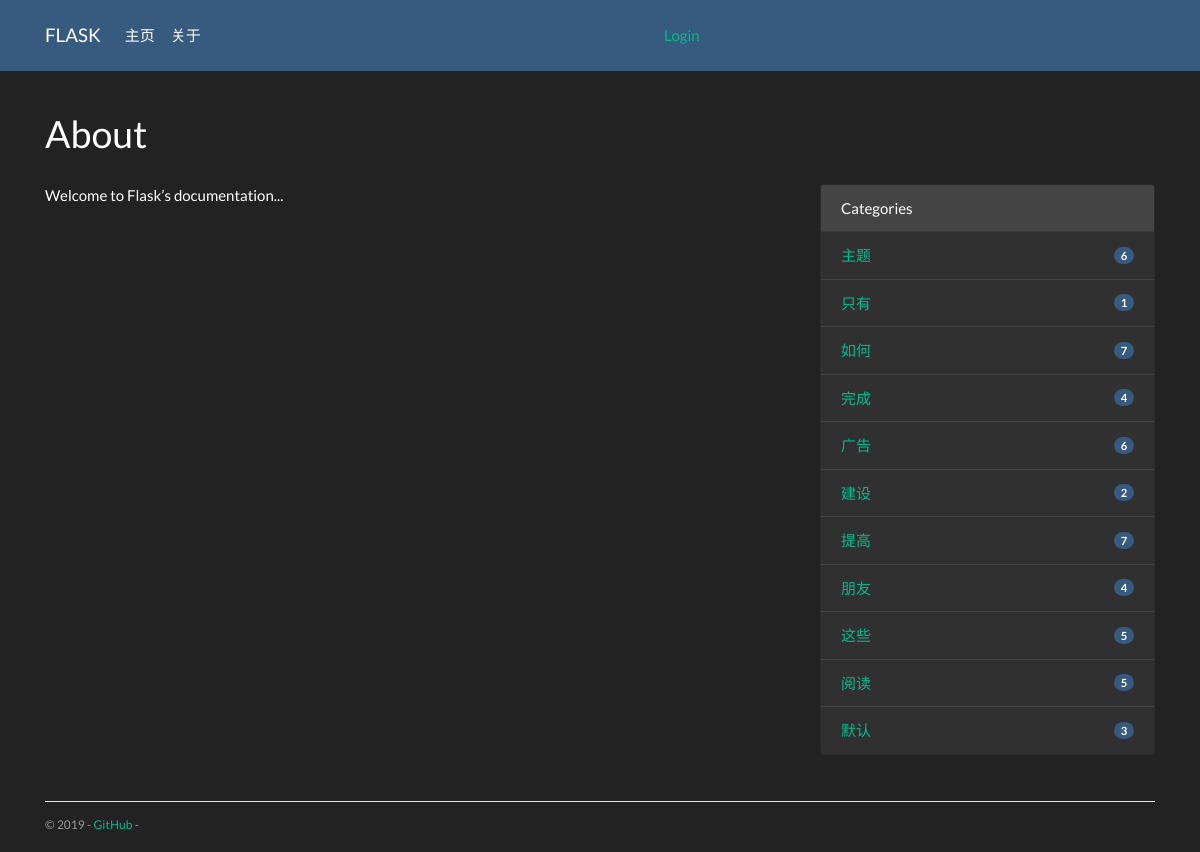
/about, run on the app's committed database.
### blue/models.py (models this page shows, shortened)
class Admin(db.Model, UserMixin):
    id = db.Column(db.Integer, primary_key=True)
    username = db.Column(db.String(20))
    password_hash = db.Column(db.String(128))
    blog_title = db.Column(db.String(60))
    blog_sub_title = db.Column(db.String(100))
    name = db.Column(db.String(30))
    about = db.Column(db.Text)

class Category(db.Model):
    id = db.Column(db.Integer, primary_key=True)
    name = db.Column(db.String(30), unique=True)
    posts = db.relationship('Post', back_populates='category')

### blue/blueprints/blog.py (the view)
@blog_bp.route('/about')
def about():
    return render_template('blog/about.html')

### blue/__init__.py (called while the page is built)
def register_template_context(app):
    @app.context_processor
    def make_template_context():
        admin = Admin.query.first()
        categories = Category.query.order_by(Category.name).all()
        if current_user.is_authenticated:
            unread_comments = Comment.query.filter_by(reviewed=False).count()
        else:
            unread_comments = None
        return dict(
            admin=admin, categories=categories,
            unread_comments=unread_comments)

def register_request_handlers(app):
    @app.after_request
    def query_profiler(response):
        for q in get_debug_queries():
            if q.duration >= app.config['BLUELOG_SLOW_QUERY_THRESHOLD']:
                app.logger.warning(
                    'Slow query: Duration: %fs\n Context: %s\nQuery: %s\n '
                    % (q.duration, q.context, q.statement)
                )
        return response

### blue/templates/blog/about.html (shortened to what this page needs)
{% extends 'base.html' %}
{% block content %}
    <div class="page-header">
        <h1>About</h1>
    </div>
    <div class="row">
        <div class="col-sm-8">
            {{ admin.about|safe }}
        </div>
        <div class="col-sm-4 sidebar">
            {% include "blog/_sidebar.html" %}
        </div>
    </div>
{% endblock %}

### blue/templates/base.html (shortened to what this page needs)
{% from 'bootstrap/nav.html' import render_nav_item %}
<!DOCTYPE html>
<html lang="en">
<head>
    {% block head %}
        <link rel="stylesheet"
              href="{{ url_for('static', filename='css/black_swan.min.css') }}"
              type="text/css">
        <link rel="stylesheet" href="{{ url_for('static', filename='css/style.css') }}" type="text/css">
    {% endblock head %}
</head>
<body>
{% block nav %}
    <nav class="navbar navbar-expand-lg navbar-dark bg-primary">
        <div class="container">
            <a class="navbar-brand" href="{{ url_for('blog.index') }}">{{ admin.blog_title }}</a>
            <div class="collapse navbar-collapse" id="navbarColor01">
                <ul class="navbar-nav mr-auto">
                    {{ render_nav_item('blog.index', '主页') }}
                    {{ render_nav_item('blog.about', '关于') }}
                </ul>
                <ul class="navbar-nav mr-auto " >
                    {% if current_user.is_authenticated %}
                        <a href="{{ url_for('auth.logout', next=request.full_path) }}">Logout</a>
                    {% else %}
                        <a href="{{ url_for('auth.login', next=request.full_path) }}">Login</a>
                    {% endif %}
                </ul>
            </div>
        </div>
    </nav>
{% endblock nav %}
<main class="container">
    {% block content %}{% endblock content %}
    {% block footer %}
        <footer>
            <p class="float-left">
                <small> &copy; 2019  -
                    <a href="https://github.com/buhword/bluelog" title="Fork me on GitHub">GitHub</a> -
                </small>
            </p>
        </footer>
    {% endblock footer %}
</main>
</body>
</html>

### blue/templates/blog/_sidebar.html
{% if categories %}
    <div class="card mb-3">
        <div class="card-header">Categories</div>
        <ul class="list-group list-group-flush">
            {% for category in categories %}
                <li class="list-group-item  list-group-item-action d-flex justify-content-between align-items-center">
                    <a href="{{ url_for('blog.show_category', category_id=category.id) }}">
                        {{ category.name }}
                    </a>
                    <span class="badge badge-primary badge-pill"> {{ category.posts|length }}</span>
                </li>
            {% endfor %}
        </ul>
    </div>
{% endif %}

### blue/static/css/style.css (style rules this page uses)
nav { margin-bottom: 20px; }
.page-header { padding-top: 20px; padding-bottom: 20px; }
.sidebar { padding-left: 30px; }
footer { margin-top: 30px; padding: 10px 0 40px; color: #999; border-top: 1px solid #e5e5e5; }

### data on the page
Admin: blog_title "FLASK", about "Welcome to Flask’s documentation..."
Category: name "主题", posts|length "6"
Category: name "只有", posts|length "1"
Category: name "如何", posts|length "7"
Category: name "完成", posts|length "4"
Category: name "广告", posts|length "6"
Category: name "建设", posts|length "2"
Category: name "提高", posts|length "7"
Category: name "朋友", posts|length "4"
Category: name "这些", posts|length "5"
Category: name "阅读", posts|length "5"
Category: name "默认", posts|length "3"

### other printed values
{{ render_nav_item('blog.index', '主页') }} "主页"
{{ render_nav_item('blog.about', '关于') }} "关于"
